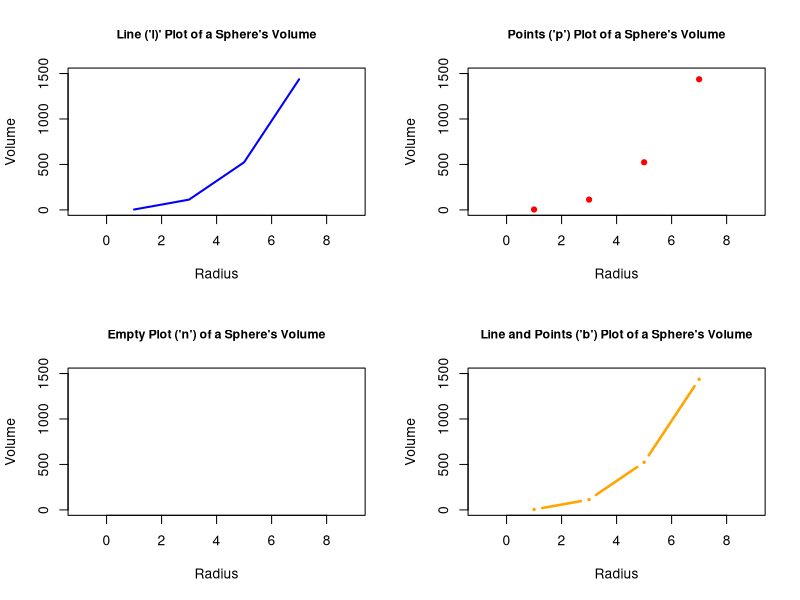

Recreate this plot in R.
## ---- chunk 1
knitr::opts_chunk$set(echo = TRUE)
## ---- chunk 2
radius = c(1,3,5,7)
volume = 4/3*pi*radius^3

par(mfrow = c(2, 2))

plot(radius, volume, main = "Line ('l)' Plot of a Sphere's Volume", xlab = "Radius", ylab = "Volume", ylim = c(0,1500), xlim = c(-1,9), col = "blue", lwd = 2, type = "l", lty = 1, cex = 0.5, cex.main = 0.9)

plot(radius, volume, main = "Points ('p') Plot of a Sphere's Volume", xlab = "Radius", ylab = "Volume", ylim = c(0,1500), xlim = c(-1,9), col = "red", lwd = 3, type = "p", lty = 1, cex = 0.5, cex.main = 0.9)

plot(radius, volume, main = "Empty Plot ('n') of a Sphere's Volume", xlab = "Radius", ylab = "Volume", ylim = c(0,1500), xlim = c(-1,9), col = "green", lwd = 1.5, type = "n", lty = 2, cex = 0.5, cex.main = 0.9)

plot(radius, volume, main = "Line and Points ('b') Plot of a Sphere's Volume", xlab = "Radius", ylab = "Volume", ylim = c(0,1500), xlim = c(-1,9), col = "orange", lwd = 2.5, type = "b", lty = 1, cex = 0.1, cex.main = 0.9)

